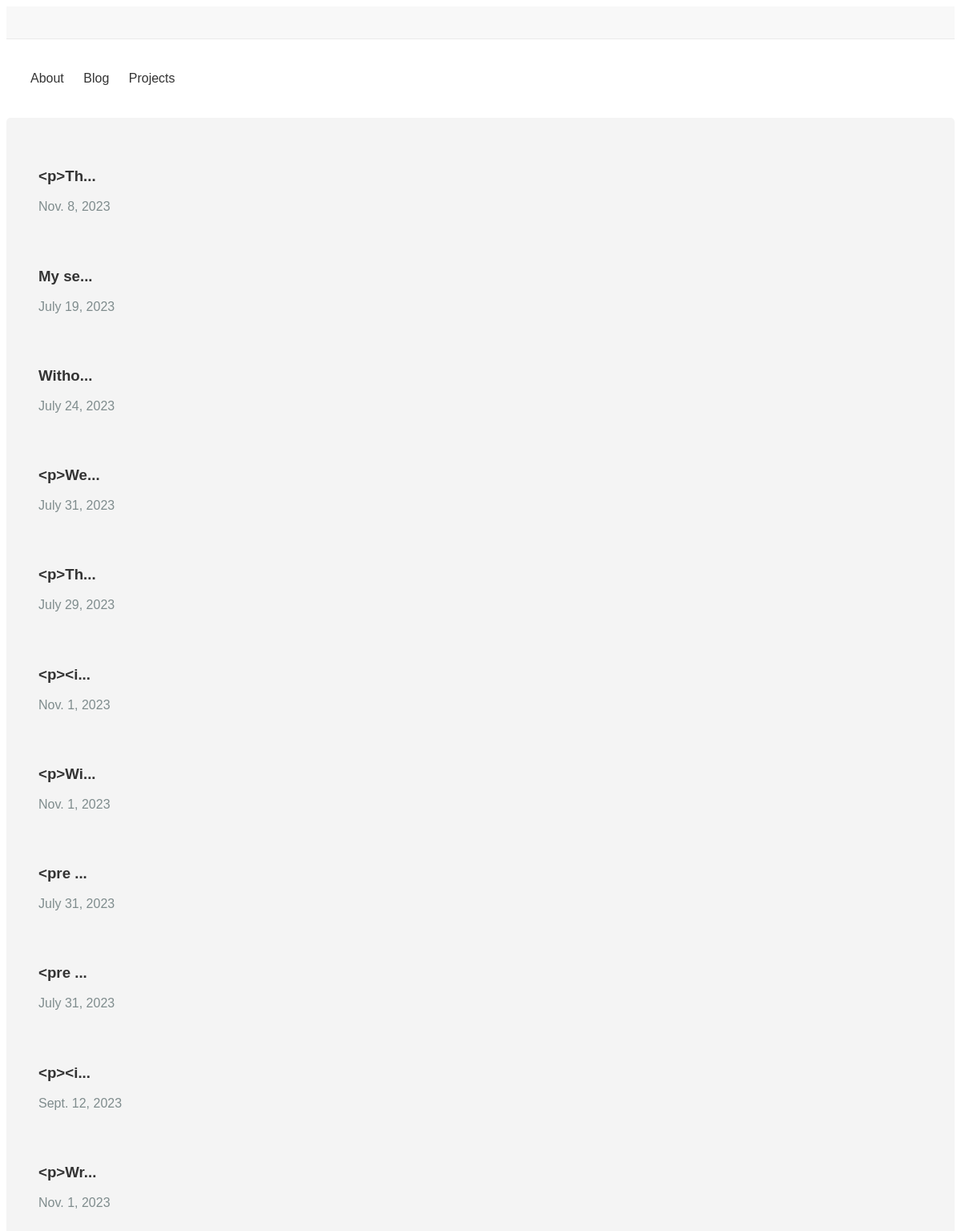
Screenshot of /blog/ with the database file from the repository.
### blog/models.py (models this page shows)
class Post(models.Model):
    def __str__(self):
        return self.post_body[0:5] + "..."
    post_body = models.TextField()
    post_title = models.CharField(max_length=100, unique=True)
    post_preview = models.TextField(null=True)
    published_at = models.DateField(null=True, blank=True)
    updated_at = models.DateField(auto_now=True)
    author = models.ForeignKey(Author, on_delete=models.CASCADE)

### blog/views.py (the view)
# urls.py: path("", index, name="home"),
def index(request):
    content = Post.objects.all()
    is_authenticated = request.user.is_authenticated
    return render(
        request,
        "blog/index.html",
        context={"content": content, "is_authenticated": is_authenticated},
    )

### blog/templates/blog/index.html (shortened to what this page needs)
{% extends "base_templates/index.html" %}
{% load static %}
{% block stylesheet %}
<link rel="stylesheet" href="{% static 'blog/blog_home_style.css' %}">
{% endblock %}
{% block body %}
<div class="blog-homepage">
    {% for post in content %}
    <div class="post">
        <h3>
            <a href="{% url 'blog:post-page' post.id %}">{{ post }} </a>
            <span class="date">{{post.updated_at}}</span>
    </div>
    {% endfor %}
</div>
{% endblock %}

### personal_site/static/personal_site/default_style.css (style rules this page uses)
body { font-family: Arial, sans-serif; line-height: 1.6; padding: 0; }
a, nav a, aside a { text-decoration: none; color: #333; }

### blog/static/blog/blog_home_style.css (style rules this page uses)
.blog-homepage { font-family: Arial, sans-serif; margin: 0 auto; padding: 20px; background-color: #f4f4f4; border-radius: 5px; }
.post { padding: 20px; width: 70%; }
h3 { margin-bottom: 10px; color: #2c3e50; }
.date { font-size: 16px; color: #7f8c8d; }

### rows the page displays
Post: post_body "<p>Th...", updated_at "Nov. 8, 2023"
Post: post_body "My se...", updated_at "July 19, 2023"
Post: post_body "Witho...", updated_at "July 24, 2023"
Post: post_body "<p>We...", updated_at "July 31, 2023"
Post: post_body "<p>Th...", updated_at "July 29, 2023"
Post: post_body "<p><i...", updated_at "Nov. 1, 2023"
Post: post_body "<p>Wi...", updated_at "Nov. 1, 2023"
Post: post_body "<pre ...", updated_at "July 31, 2023"
Post: post_body "<pre ...", updated_at "July 31, 2023"
Post: post_body "<p><i...", updated_at "Sept. 12, 2023"
Post: post_body "<p>Wr...", updated_at "Nov. 1, 2023"
